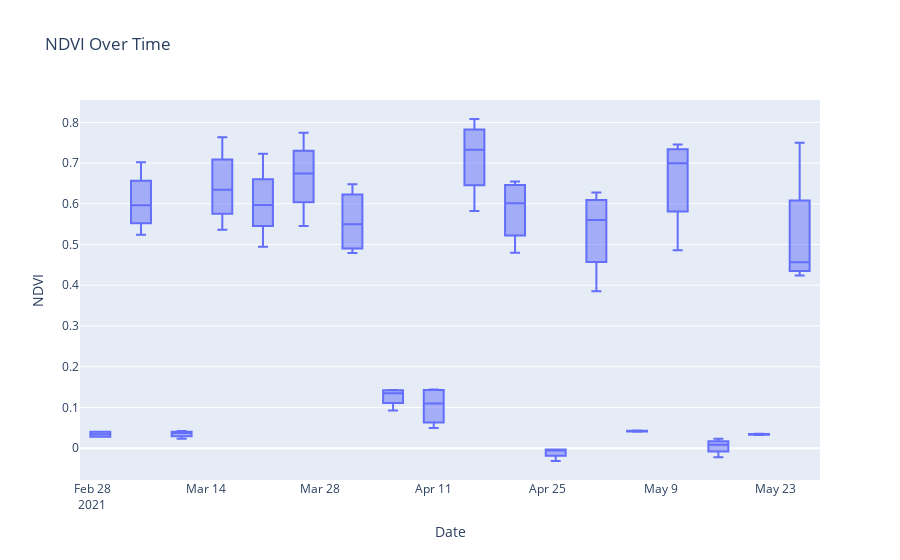

The code cell stored with this chart in its notebook:
### Markdown cell above
In the following cell we will visualize the distribution of NDVI (Normalized Difference Vegetation Index) values over time using a box plot. This plot helps in understanding how vegetation health evolves over time

### Code cell
# Load the CSV file into a DataFrame
file_path = "Proba_V_10days.csv"
df = pd.read_csv(file_path)

# Create the box plot
px.box(
    df,
    x="date",
    y="NDVI",
    title="NDVI Over Time",
    labels={"date": "Date", "NDVI": "NDVI"},
)
